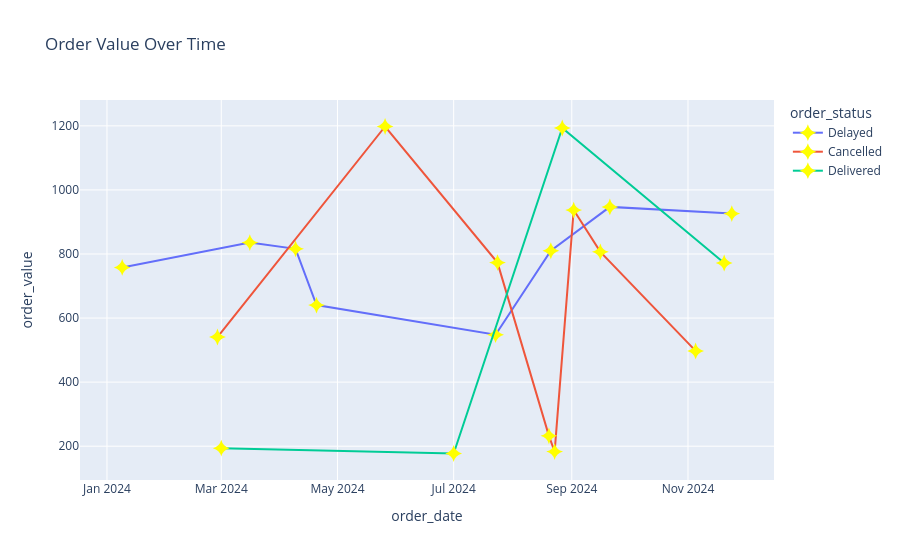

The cell this chart's notebook holds for it:
### Code cell
fig2 = px.line(
    df_line,
    x="order_date",
    y="order_value",
    color="order_status",
    markers=True,
    title="Order Value Over Time"
)

fig2.update_traces(
    marker=dict(
        symbol="star-diamond",
        color="yellow",
        size=12
    )
)


fig2.show()

# creates line chart grpah with markers = True, title Order Caule over time, and X and y vaule.  
# the update_traces updates the marker to yellow star diamond,

### Figure 1 — Plotly figure (JSON) as saved in the notebook; plotly's stock layout.template omitted (floating-point values rounded to 4 significant figures)
{"data": [{"hovertemplate": "order_status=Delayed<br>order_date=%{x}<br>order_value=%{y}<extra></extra>", "legendgroup": "Delayed", "line": {"color": "#636efa", "dash": "solid"}, "marker": {"color": "yellow", "size": 12, "symbol": "star-diamond"}, "mode": "lines+markers", "name": "Delayed", "orientation": "v", "showlegend": true, "type": "scatter", "x": ["2024-01-09T00:00:00.000000000", "2024-03-16T00:00:00.000000000", "2024-04-09T00:00:00.000000000", "2024-04-20T00:00:00.000000000", "2024-07-23T00:00:00.000000000", "2024-08-21T00:00:00.000000000", "2024-09-21T00:00:00.000000000", "2024-11-24T00:00:00.000000000"], "xaxis": "x", "y": [758.1, 835.8, 816.1, 640.6, 548.1, 810.2, 947.0, 926.2], "yaxis": "y"}, {"hovertemplate": "order_status=Cancelled<br>order_date=%{x}<br>order_value=%{y}<extra></extra>", "legendgroup": "Cancelled", "line": {"color": "#EF553B", "dash": "solid"}, "marker": {"color": "yellow", "size": 12, "symbol": "star-diamond"}, "mode": "lines+markers", "name": "Cancelled", "orientation": "v", "showlegend": true, "type": "scatter", "x": ["2024-02-28T00:00:00.000000000", "2024-05-26T00:00:00.000000000", "2024-07-24T00:00:00.000000000", "2024-08-20T00:00:00.000000000", "2024-08-23T00:00:00.000000000", "2024-09-02T00:00:00.000000000", "2024-09-16T00:00:00.000000000", "2024-11-05T00:00:00.000000000"], "xaxis": "x", "y": [540.8, 1198.0, 773.1, 232.3, 183.1, 937.1, 806.7, 497.5], "yaxis": "y"}, {"hovertemplate": "order_status=Delivered<br>order_date=%{x}<br>order_value=%{y}<extra></extra>", "legendgroup": "Delivered", "line": {"color": "#00cc96", "dash": "solid"}, "marker": {"color": "yellow", "size": 12, "symbol": "star-diamond"}, "mode": "lines+markers", "name": "Delivered", "orientation": "v", "showlegend": true, "type": "scatter", "x": ["2024-03-01T00:00:00.000000000", "2024-07-01T00:00:00.000000000", "2024-08-27T00:00:00.000000000", "2024-11-20T00:00:00.000000000"], "xaxis": "x", "y": [193.9, 177.2, 1193.0, 771.8], "yaxis": "y"}], "layout": {"legend": {"title": {"text": "order_status"}, "tracegroupgap": 0}, "title": {"text": "Order Value Over Time"}, "xaxis": {"anchor": "y", "domain": [0, 1], "title": {"text": "order_date"}}, "yaxis": {"anchor": "x", "domain": [0, 1], "title": {"text": "order_value"}}}}
